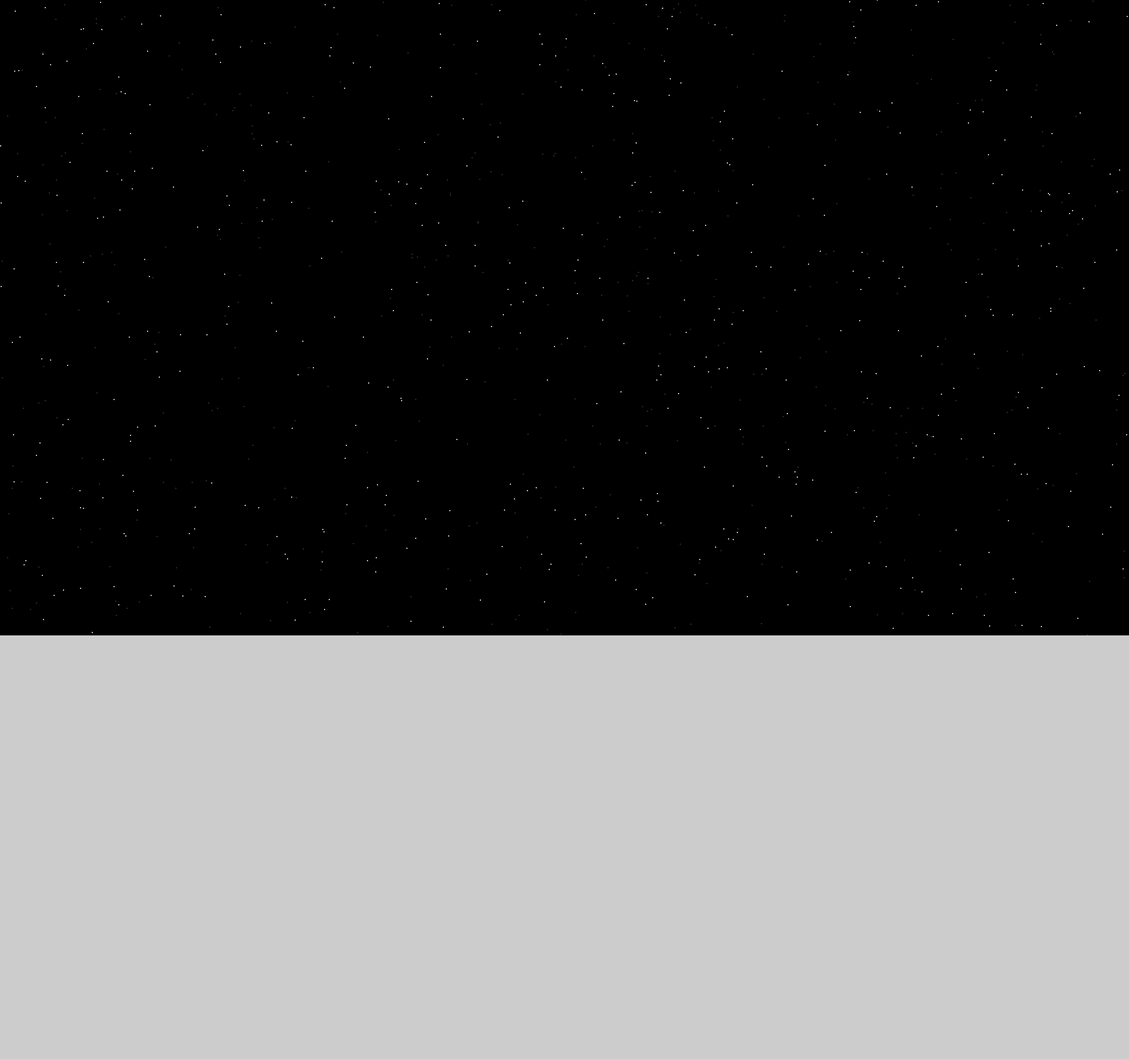
Frame 1 (no input)
Frame 60 (the mouse pressed at the canvas centre just before this capture): identical to frame 1, image omitted
Frame 120 (the mouse held since frame 60 and released just before this capture): identical to frame 1, image omitted

The Processing sketch that drew this single still picture (run headless with seeded random() and noise(); from frame 60 on, the mouse is pressed at the canvas centre):

// Processing sketch: spaceship
// ── spaceship.pde
void setup(){
  noStroke();
 size(1920,1800);
    fill(0);
    rect(0,0,1920,1080);
    for(int j=0;j<1000;j++){
      int x=int(random(0,1920));
      int y=int(random(0,1080));
      int s=int(random(1,3));
      fill(255);
      ellipse(x,y,s,s);
    }
}

void spaceship(int x, int y,int width1,int hight1,int nose,int neckx,int necky,int neckw,int neckh,int brigex,int brigey,int brigew,int brigeh,int engine,int r,int g,int b,int r1,int b1, int g1){
  fill(r,g,b);
  ellipse(x+width1,y+(hight1 /2),nose,hight1);
  fill(r1,g1,b1);
  rect(x,y,width1,hight1);
 fill(r,g,b);
 rect(x+neckx,y-necky,neckw,neckh);
 fill(r1,g1,b1);
 rect(x+neckx+brigex,y-necky-brigey,brigew,brigeh);
 
for(int engine1=0;engine1<engine;engine1++){
  fill(47,245,240);
  ellipse(x-20,y+((hight1/engine)/2),20,(hight1/engine)-10);
  fill(r,g,b);
rect(x-20,y+5,20,(hight1/engine)-10);
if(engine==2){
  fill(47,245,240);
  ellipse(x-20,y+((hight1/engine)/2)+(hight1/engine),20,(hight1/engine)-10);
  fill(r1,g1,b1);
rect(x-20,y+5+hight1/engine,20,(hight1/engine)-10);
}
if(engine>2){
  fill(47,245,240);
  ellipse(x-20,y+((hight1/engine)/2)+(hight1/engine),20,(hight1/engine)-10);
  ellipse(x-20,y-5+(hight1/engine)+((hight1/engine)/2)+(hight1/engine),20,(hight1/engine)-10);
 fill(r1,g1,b1);
rect(x-20,y+5+hight1/engine,20,(hight1/engine)-10);
 fill(r,g,b);

rect(x-20,y+(hight1/engine)+hight1/engine,20,(hight1/engine)-10);
}
}
   
 

  
}
int cooldown=30;
void draw(){
  cooldown=cooldown-1;
  if(mousePressed&&mouseButton==LEFT&&cooldown<0){
  int neckh=int(random(1,20));
  int width1=int(random(1,500));
  int hight1=int(random(1,500));
  int x=int(random(0,1920-width1));
  int y=int(random(0,1080-hight1));
  
  int nose=int(random(1,width1));
  int neckx=int(random(1,width1));
  int necky=int(random(0,5+neckh));
  int neckw=int(random(1,10));
int brigex=int(random(1,neckw));
int brigey=int(random(1,5));
int brigew=int(random(1,500));
int brigeh=int(random(1,neckh));
int engine=int(random(1,4));
int r=int(random(0,255));
int b =int(random(0,255));
int g =int(random(0,255));
int r1=int(random(0,255));
int b1=int(random(0,255));
int g1=int(random(0,255));
  spaceship(x,y,width1,hight1,nose,neckx,necky,neckw,neckh,brigex,brigey,brigew,brigeh,engine,r,g,b,r1,g1,b1);
  cooldown=30;
  }
  if(mousePressed&&mouseButton==RIGHT){
     fill(0);
    rect(0,0,1920,1080);
    for(int j=0;j<1000;j++){
      int x=int(random(0,1920));
      int y=int(random(0,1080));
      int s=int(random(1,3));
      fill(255);
      ellipse(x,y,s,s);
    }
    
  }
      
     
  
  
}
